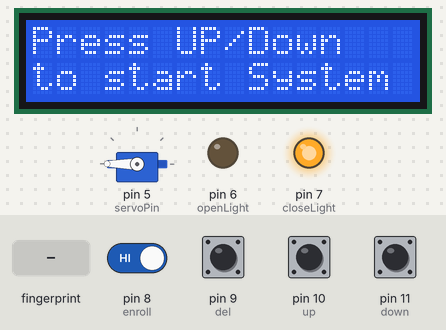
Simulated run of this sketch. Board: Arduino Uno, built with avr-gcc and run on an emulated ATmega328P. Parts: servo, 16×2 character LCD, output pins drawn as LEDs (lit = HIGH). The inputs (shaded band) are chosen by the test bench; at power-on: pin 8 (enroll), pin 9 (del), pin 10 (up), pin 11 (down) HIGH. What the sketch prints to the serial monitor is not drawn.

Above: at 7.3 s.
7.4 s: pin 8 (enroll) driven LOW
At 8.8 s:
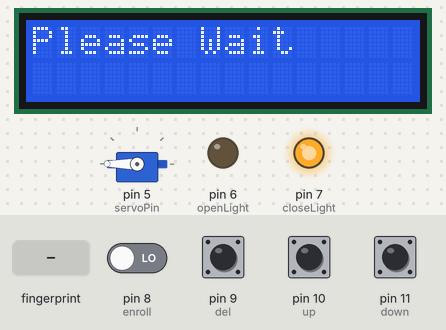
9.7 s: pin 8 (enroll) driven HIGH
At 10.2 s:
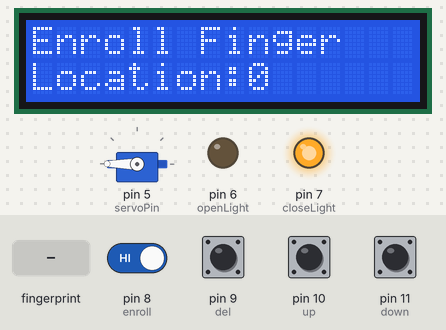
11.2 s: pin 9 (del) pulled LOW for 0.6 s
At 14.0 s:
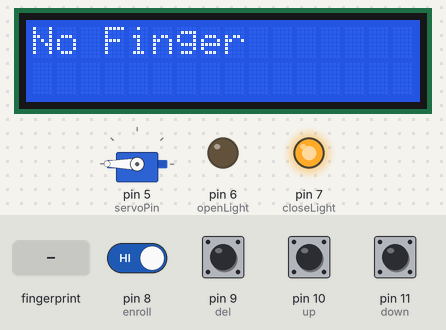
14.7 s: finger stored as number 1 placed on the sensor
At 16.2 s:
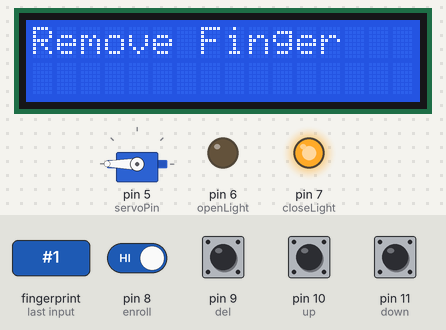
17.7 s: finger stored as number 1 placed on the sensor
At 19.2 s:
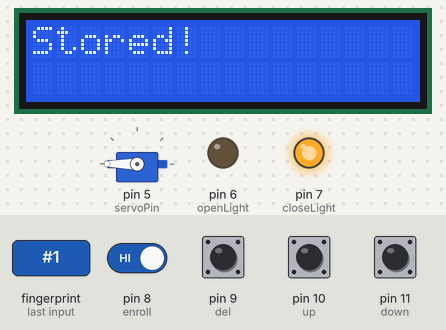
20.7 s: pin 10 (up) pulled LOW for 0.6 s
At 21.8 s:
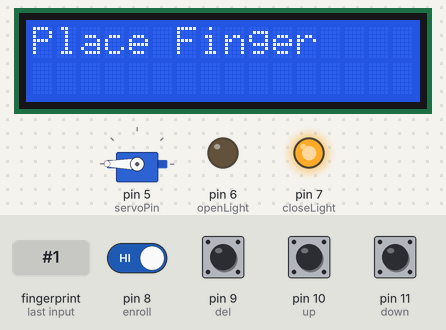
Timing chart, 0 to 23.7 s (numbered marks = the images above; inputs shaded):
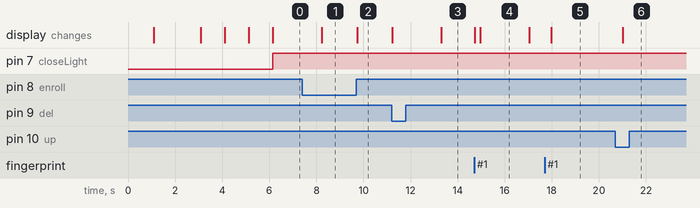

The sketch:

finger_print_security_system.ino
```cpp
#include<LiquidCrystal_I2C.h>
LiquidCrystal_I2C lcd(0x27,16,2);
#include <SoftwareSerial.h>
SoftwareSerial fingerPrint(2, 3);
#include<Servo.h>

Servo myServo;

#include <Adafruit_Fingerprint.h>
uint8_t id;
Adafruit_Fingerprint finger = Adafruit_Fingerprint(&fingerPrint);

#define enroll 8
#define del 9
#define up 10
#define down 11
#define openLight 6
#define closeLight 7
#define servoPin 5

void setup()
{
    delay(1000);
    myServo.attach(servoPin);
    myServo.write(180);
    pinMode(enroll, INPUT);
    pinMode(up, INPUT_PULLUP);
    pinMode(down, INPUT_PULLUP);
    pinMode(del, INPUT_PULLUP);
    pinMode(openLight, OUTPUT);
    pinMode(closeLight, OUTPUT);
    lcd.begin(16,2);
    lcd.print("Security System");
    lcd.setCursor(0,1);
    lcd.print("by Finger Print");
    delay(2000);
    lcd.clear();

    finger.begin(57600);
    Serial.begin(9600);
    lcd.clear();
    lcd.print("Finding Module");
    lcd.setCursor(0,1);
    delay(1000);
    if (finger.verifyPassword())
    {
      Serial.println("Found fingerprint sensor!");
      lcd.clear();
      lcd.print("Found Module ");
      delay(1000);
    }
    else
    {
    Serial.println("Did not find fingerprint sensor :(");
    lcd.clear();
    lcd.print("module not Found");
    lcd.setCursor(0,1);
    lcd.print("Check Connections");
    while (1);
    }
}

void loop()
{
 lcd.setCursor(0,0);
 lcd.print("Press UP/Down ");
 lcd.setCursor(0,1);
 lcd.print("to start System");
 digitalWrite(closeLight, HIGH);
 if(digitalRead(up)==0 || digitalRead(down)==0)
 {
  for(int i=0;i<2;i++)
  {
    lcd.clear();
    lcd.print("Place Finger");
    delay(2000);
    int result=getFingerprintIDez();
    if(result>=0)
    {
        digitalWrite(openLight, HIGH);
        digitalWrite(closeLight, LOW);
        lcd.clear();
        lcd.print("Allowed");
        lcd.setCursor(0,1);
        lcd.print("Gete Opened   ");
        myServo.write(0);
        delay(5000);
        myServo.write(180);
        digitalWrite(closeLight, HIGH);
        digitalWrite(openLight, LOW);
        lcd.setCursor(0,1);
        lcd.print("Gate Closed   ");
        return;
     }
   }
 }
 Serial.println("check keys");
 Serial.println(digitalRead(up));
 Serial.println(digitalRead(down));
 Serial.println(digitalRead(del));
 checkKeys();
 delay(1000);
}

void checkKeys()
{
  Serial.print(digitalRead(enroll));
   if(digitalRead(enroll) == 0)
   {
    lcd.clear();
    lcd.print("Please Wait");
    delay(1000);
    while(digitalRead(enroll) == 0);
    Enroll();
   }

   else if(digitalRead(del) == 0)
   {
    lcd.clear();
    lcd.print("Please Wait");
    delay(1000);
    delet();
   }
}

void Enroll()
{
   int count=0;
   lcd.clear();
   lcd.print("Enroll Finger    ");
   lcd.setCursor(0,1);
   lcd.print("Location:");
   while(1)
   {
     lcd.setCursor(9,1);
     lcd.print(count);
     if(digitalRead(up) == 0)
     {
       count++;
       if(count>25)
       count=0;
       delay(500);
     }

     else if(digitalRead(down) == 0)
     {
       count--;
       if(count<0)
       count=25;
       delay(500);
     }
     else if(digitalRead(del) == 0)
     {
          id=count;
          getFingerprintEnroll();
          return;
     }

       else if(digitalRead(enroll) == 0)
     {
          return;
     }
 }
}

void delet()
{
   int count=0;
   lcd.clear();
   lcd.print("Delete Finger    ");
   lcd.setCursor(0,1);
   lcd.print("Location:");
   while(1)
   {
     lcd.setCursor(9,1);
     lcd.print(count);
     if(digitalRead(up) == 0)
     {
       count++;
       if(count>25)
       count=0;
       delay(500);
     }

     else if(digitalRead(down) == 0)
     {
       count--;
       if(count<0)
       count=25;
       delay(500);
     }
     else if(digitalRead(del) == 0)
     {
          id=count;
          deleteFingerprint(id);
          return;
     }

       else if(digitalRead(enroll) == 0)
     {
          return;
     }
 }
}

uint8_t getFingerprintEnroll()
{
  int p = -1;
  lcd.clear();
  lcd.print("finger ID:");
  lcd.print(id);
  lcd.setCursor(0,1);
  lcd.print("Place Finger");
  delay(2000);
  while (p != FINGERPRINT_OK)
  {
    p = finger.getImage();
    switch (p)
    {
    case FINGERPRINT_OK:
      Serial.println("Image taken");
      lcd.clear();
      lcd.print("Image taken");
      break;
    case FINGERPRINT_NOFINGER:
      Serial.println("No Finger");
      lcd.clear();
      lcd.print("No Finger");
      break;
    case FINGERPRINT_PACKETRECIEVEERR:
      Serial.println("Communication error");
      lcd.clear();
      lcd.print("Comm Error");
      break;
    case FINGERPRINT_IMAGEFAIL:
      Serial.println("Imaging error");
      lcd.clear();
      lcd.print("Imaging Error");
      break;
    default:
      Serial.println("Unknown error");
       lcd.clear();
      lcd.print("Unknown Error");
      break;
    }
  }

  // OK success!

  p = finger.image2Tz(1);
  switch (p) {
    case FINGERPRINT_OK:
      Serial.println("Image converted");
      lcd.clear();
      lcd.print("Image converted");
      break;
    case FINGERPRINT_IMAGEMESS:
      Serial.println("Image too messy");
       lcd.clear();
       lcd.print("Image too messy");
      return p;
    case FINGERPRINT_PACKETRECIEVEERR:
      Serial.println("Communication error");
      lcd.clear();
      lcd.print("Comm Error");
      return p;
    case FINGERPRINT_FEATUREFAIL:
      Serial.println("Could not find fingerprint features");
      lcd.clear();
      lcd.print("Feature Not Found");
      return p;
    case FINGERPRINT_INVALIDIMAGE:
      Serial.println("Could not find fingerprint features");
      lcd.clear();
      lcd.print("Feature Not Found");
      return p;
    default:
      Serial.println("Unknown error");
      lcd.clear();
      lcd.print("Unknown Error");
      return p;
  }

  Serial.println("Remove finger");
  lcd.clear();
  lcd.print("Remove Finger");
  delay(2000);
  p = 0;
  while (p != FINGERPRINT_NOFINGER) {
    p = finger.getImage();
  }
  Serial.print("ID "); Serial.println(id);
  p = -1;
  Serial.println("Place same finger again");
   lcd.clear();
      lcd.print("Place Finger");
      lcd.setCursor(0,1);
      lcd.print("   Again");
  while (p != FINGERPRINT_OK)
  {
    p = finger.getImage();
    switch (p) {
    case FINGERPRINT_OK:
      Serial.println("Image taken");
      break;
    case FINGERPRINT_NOFINGER:
      Serial.print(".");
      break;
    case FINGERPRINT_PACKETRECIEVEERR:
      Serial.println("Communication error");
      break;
    case FINGERPRINT_IMAGEFAIL:
      Serial.println("Imaging error");
      break;
    default:
      Serial.println("Unknown error");
      return;
    }
  }

  // OK success!

  p = finger.image2Tz(2);
  switch (p) {
    case FINGERPRINT_OK:
      Serial.println("Image converted");
      break;
    case FINGERPRINT_IMAGEMESS:
      Serial.println("Image too messy");
      return p;
    case FINGERPRINT_PACKETRECIEVEERR:
      Serial.println("Communication error");
      return p;
    case FINGERPRINT_FEATUREFAIL:
      Serial.println("Could not find fingerprint features");
      return p;
    case FINGERPRINT_INVALIDIMAGE:
      Serial.println("Could not find fingerprint features");
      return p;
    default:
      Serial.println("Unknown error");
      return p;
  }

  // OK converted!
  Serial.print("Creating model for #");  Serial.println(id);

  p = finger.createModel();
  if (p == FINGERPRINT_OK) {
    Serial.println("Prints matched!");
  } else if (p == FINGERPRINT_PACKETRECIEVEERR) {
    Serial.println("Communication error");
    return p;
  } else if (p == FINGERPRINT_ENROLLMISMATCH) {
    Serial.println("Fingerprints did not match");
    return p;
  } else {
    Serial.println("Unknown error");
    return p;
  }

  Serial.print("ID "); Serial.println(id);
  p = finger.storeModel(id);
  if (p == FINGERPRINT_OK) {
    Serial.println("Stored!");
    lcd.clear();
    lcd.print("Stored!");
    delay(2000);
  } else if (p == FINGERPRINT_PACKETRECIEVEERR) {
    Serial.println("Communication error");
    return p;
  } else if (p == FINGERPRINT_BADLOCATION) {
    Serial.println("Could not store in that location");
    return p;
  } else if (p == FINGERPRINT_FLASHERR) {
    Serial.println("Error writing to flash");
    return p;
  }
  else {
    Serial.println("Unknown error");
    return p;
  }
}

int getFingerprintIDez()
{
  uint8_t p = finger.getImage();

  if (p != FINGERPRINT_OK)
  return -1;

  p = finger.image2Tz();
  if (p != FINGERPRINT_OK)
  return -1;

  p = finger.fingerFastSearch();
  if (p != FINGERPRINT_OK)
  {
   lcd.clear();
   lcd.print("Finger Not Found");
   lcd.setCursor(0,1);
   lcd.print("Try Later");
   delay(2000);
  return -1;
  }
  // found a match!
  Serial.print("Found ID #");
  Serial.print(finger.fingerID);
  return finger.fingerID;
}

uint8_t deleteFingerprint(uint8_t id)
{
  uint8_t p = -1;
  lcd.clear();
  lcd.print("Please wait");
  p = finger.deleteModel(id);
  if (p == FINGERPRINT_OK)
  {
    Serial.println("Deleted!");
    lcd.clear();
    lcd.print("Figer Deleted");
    lcd.setCursor(0,1);
    lcd.print("Successfully");
    delay(1000);
  }

  else
  {
    Serial.print("Something Wrong");
    lcd.clear();
    lcd.print("Something Wrong");
    lcd.setCursor(0,1);
    lcd.print("Try Again Later");
    delay(2000);
    return p;
  }
}
```

Measured:
- after the input at 7.4 s, the display: changes after 0.83 s (image 1)
- after the input at 9.7 s, the display: changes at once (image 2)
- after the input at 11.2 s, the display: first changes at once (image 3 shows a later state)
- after the input at 14.7 s, the display: first changes at once (image 4 shows a later state)
- after the input at 17.7 s, the display: changes after 0.28 s (image 5)
- after the input at 20.7 s, the display: changes after 0.32 s (image 6)
- what the display in image 4 shows lasts 2.0 s, from 15.0 s to 17.0 s
